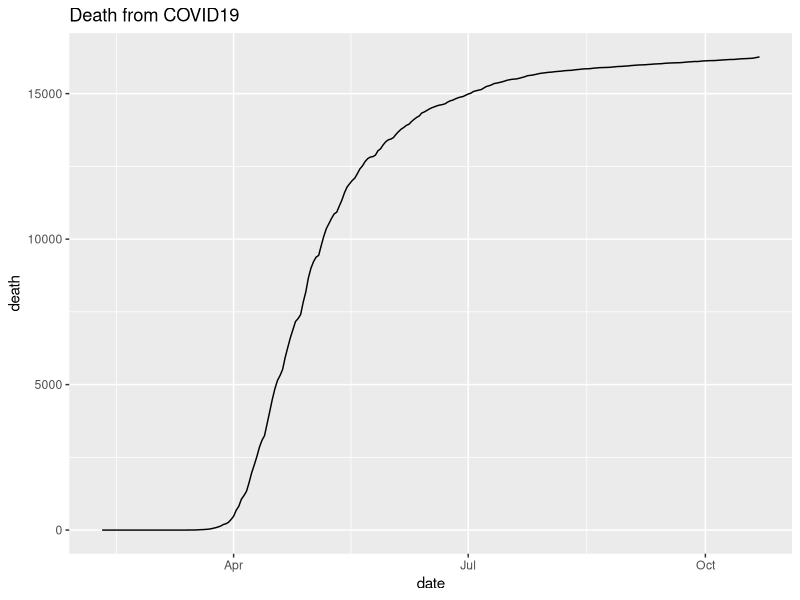
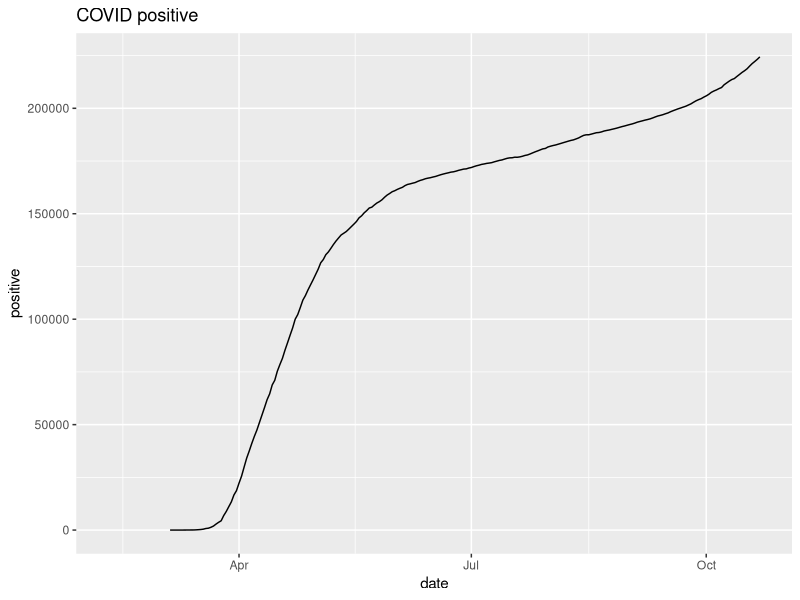
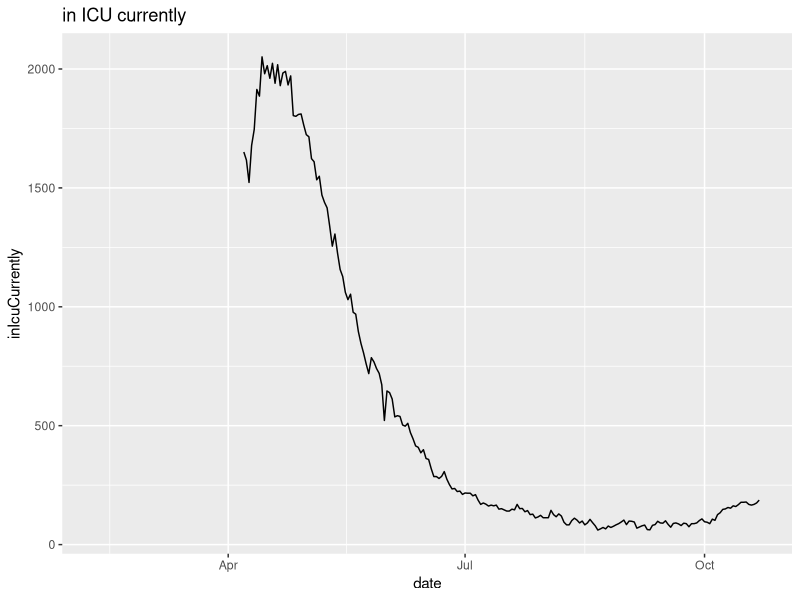
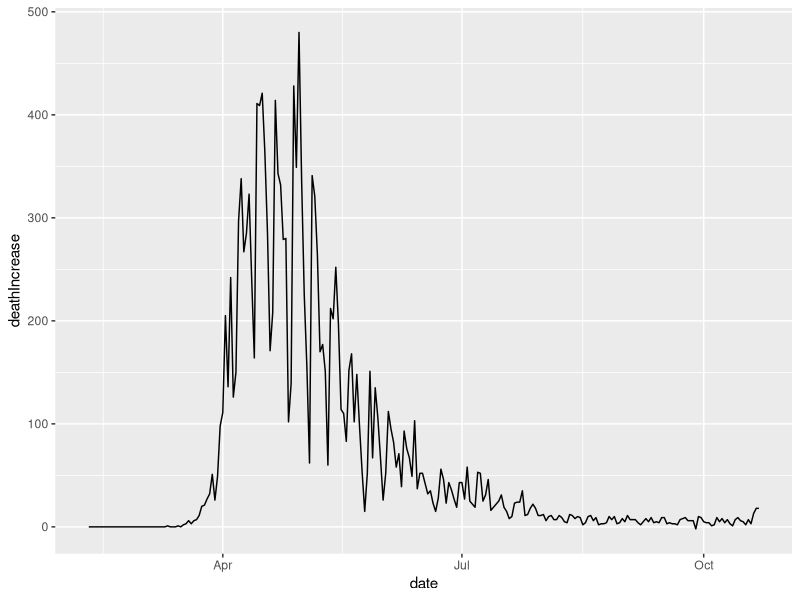

These figures' R source, in order:
## ---- chunk 1
knitr::opts_chunk$set(echo = TRUE)
## ---- chunk 2
covid <- read.csv("new-jersey-history.csv")
str(covid)
## ---- chunk 3
library(tidyverse)
library(dplyr)
library(lubridate)
## ---- chunk 4
covid$date <- as.Date(covid$date)

## ---- chunk 5
covid %>% ggplot(aes(x=date, y = death)) +
  geom_line()+
  ggtitle('Death from COVID19')
## ---- chunk 6
covid %>% ggplot(aes(x=date, y = positive)) +
  geom_line()+
  ggtitle('COVID positive')
## ---- chunk 7
covid %>% ggplot(aes(x=date, y = inIcuCurrently)) +
  geom_line()+
  ggtitle('in ICU currently')
## ---- chunk 8
covid %>% ggplot(aes(x=date, y = deathIncrease)) +
  geom_line()
